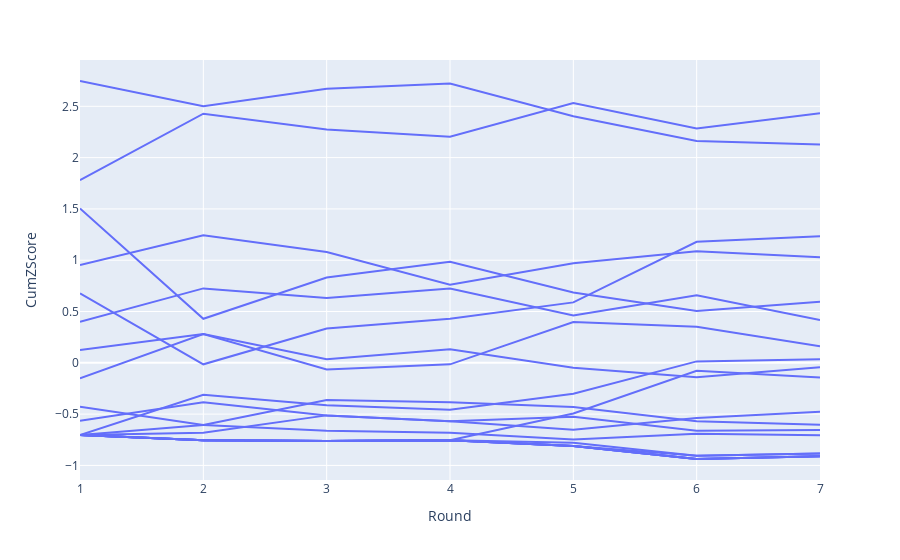

The notebook cell saved with this chart:
### Code cell
px.line(x='Round', y='CumZScore', line_group='DriverID', data_frame=driver_score)

### Figure 1 — Plotly figure (JSON) as saved in the notebook; plotly's stock layout.template omitted (floating-point values rounded to 4 significant figures)
{"data": [{"hovertemplate": "DriverID=alonso<br>Round=%{x}<br>CumZScore=%{y}<extra></extra>", "legendgroup": "", "line": {"color": "#636efa", "dash": "solid"}, "mode": "lines", "name": "", "orientation": "v", "showlegend": false, "type": "scatter", "x": [1, 2, 3, 4, 5, 6, 7], "xaxis": "x", "y": [-0.7039, -0.6809, -0.5124, -0.5696, -0.6526, -0.5386, -0.476], "yaxis": "y"}, {"hovertemplate": "DriverID=bottas<br>Round=%{x}<br>CumZScore=%{y}<extra></extra>", "legendgroup": "", "line": {"color": "#636efa", "dash": "solid"}, "mode": "lines", "name": "", "orientation": "v", "showlegend": false, "type": "scatter", "x": [1, 2, 3, 4, 5, 6, 7], "xaxis": "x", "y": [1.504, 0.4293, 0.8308, 0.9838, 0.6845, 0.5048, 0.5959], "yaxis": "y"}, {"hovertemplate": "DriverID=gasly<br>Round=%{x}<br>CumZScore=%{y}<extra></extra>", "legendgroup": "", "line": {"color": "#636efa", "dash": "solid"}, "mode": "lines", "name": "", "orientation": "v", "showlegend": false, "type": "scatter", "x": [1, 2, 3, 4, 5, 6, 7], "xaxis": "x", "y": [-0.7039, -0.3108, -0.4129, -0.4586, -0.3024, 0.01381, 0.03445], "yaxis": "y"}, {"hovertemplate": "DriverID=giovinazzi<br>Round=%{x}<br>CumZScore=%{y}<extra></extra>", "legendgroup": "", "line": {"color": "#636efa", "dash": "solid"}, "mode": "lines", "name": "", "orientation": "v", "showlegend": false, "type": "scatter", "x": [1, 2, 3, 4, 5, 6, 7], "xaxis": "x", "y": [-0.7039, -0.7549, -0.7612, -0.7545, -0.78, -0.9069, -0.8843], "yaxis": "y"}, {"hovertemplate": "DriverID=hamilton<br>Round=%{x}<br>CumZScore=%{y}<extra></extra>", "legendgroup": "", "line": {"color": "#636efa", "dash": "solid"}, "mode": "lines", "name": "", "orientation": "v", "showlegend": false, "type": "scatter", "x": [1, 2, 3, 4, 5, 6, 7], "xaxis": "x", "y": [2.747, 2.502, 2.672, 2.722, 2.404, 2.162, 2.127], "yaxis": "y"}, {"hovertemplate": "DriverID=latifi<br>Round=%{x}<br>CumZScore=%{y}<extra></extra>", "legendgroup": "", "line": {"color": "#636efa", "dash": "solid"}, "mode": "lines", "name": "", "orientation": "v", "showlegend": false, "type": "scatter", "x": [1, 2, 3, 4, 5, 6, 7], "xaxis": "x", "y": [-0.7039, -0.7549, -0.7612, -0.7545, -0.8118, -0.9376, -0.9098], "yaxis": "y"}, {"hovertemplate": "DriverID=leclerc<br>Round=%{x}<br>CumZScore=%{y}<extra></extra>", "legendgroup": "", "line": {"color": "#636efa", "dash": "solid"}, "mode": "lines", "name": "", "orientation": "v", "showlegend": false, "type": "scatter", "x": [1, 2, 3, 4, 5, 6, 7], "xaxis": "x", "y": [0.4003, 0.7253, 0.6318, 0.7249, 0.4616, 0.6583, 0.4173], "yaxis": "y"}, {"hovertemplate": "DriverID=max_verstappen<br>Round=%{x}<br>CumZScore=%{y}<extra></extra>", "legendgroup": "", "line": {"color": "#636efa", "dash": "solid"}, "mode": "lines", "name": "", "orientation": "v", "showlegend": false, "type": "scatter", "x": [1, 2, 3, 4, 5, 6, 7], "xaxis": "x", "y": [1.781, 2.428, 2.274, 2.204, 2.531, 2.285, 2.433], "yaxis": "y"}, {"hovertemplate": "DriverID=mazepin<br>Round=%{x}<br>CumZScore=%{y}<extra></extra>", "legendgroup": "", "line": {"color": "#636efa", "dash": "solid"}, "mode": "lines", "name": "", "orientation": "v", "showlegend": false, "type": "scatter", "x": [1, 2, 3, 4, 5, 6, 7], "xaxis": "x", "y": [-0.7039, -0.7549, -0.7612, -0.7545, -0.8118, -0.9376, -0.9098], "yaxis": "y"}, {"hovertemplate": "DriverID=mick_schumacher<br>Round=%{x}<br>CumZScore=%{y}<extra></extra>", "legendgroup": "", "line": {"color": "#636efa", "dash": "solid"}, "mode": "lines", "name": "", "orientation": "v", "showlegend": false, "type": "scatter", "x": [1, 2, 3, 4, 5, 6, 7], "xaxis": "x", "y": [-0.7039, -0.7549, -0.7612, -0.7545, -0.8118, -0.9376, -0.9098], "yaxis": "y"}, {"hovertemplate": "DriverID=norris<br>Round=%{x}<br>CumZScore=%{y}<extra></extra>", "legendgroup": "", "line": {"color": "#636efa", "dash": "solid"}, "mode": "lines", "name": "", "orientation": "v", "showlegend": false, "type": "scatter", "x": [1, 2, 3, 4, 5, 6, 7], "xaxis": "x", "y": [0.9524, 1.243, 1.08, 0.7619, 0.971, 1.088, 1.03], "yaxis": "y"}, {"hovertemplate": "DriverID=ocon<br>Round=%{x}<br>CumZScore=%{y}<extra></extra>", "legendgroup": "", "line": {"color": "#636efa", "dash": "solid"}, "mode": "lines", "name": "", "orientation": "v", "showlegend": false, "type": "scatter", "x": [1, 2, 3, 4, 5, 6, 7], "xaxis": "x", "y": [-0.7039, -0.6069, -0.3632, -0.3846, -0.4298, -0.5693, -0.6036], "yaxis": "y"}, {"hovertemplate": "DriverID=perez<br>Round=%{x}<br>CumZScore=%{y}<extra></extra>", "legendgroup": "", "line": {"color": "#636efa", "dash": "solid"}, "mode": "lines", "name": "", "orientation": "v", "showlegend": false, "type": "scatter", "x": [1, 2, 3, 4, 5, 6, 7], "xaxis": "x", "y": [0.6763, -0.0148, 0.3333, 0.429, 0.589, 1.18, 1.234], "yaxis": "y"}, {"hovertemplate": "DriverID=raikkonen<br>Round=%{x}<br>CumZScore=%{y}<extra></extra>", "legendgroup": "", "line": {"color": "#636efa", "dash": "solid"}, "mode": "lines", "name": "", "orientation": "v", "showlegend": false, "type": "scatter", "x": [1, 2, 3, 4, 5, 6, 7], "xaxis": "x", "y": [-0.7039, -0.7549, -0.7612, -0.7545, -0.8118, -0.9069, -0.8843], "yaxis": "y"}, {"hovertemplate": "DriverID=ricciardo<br>Round=%{x}<br>CumZScore=%{y}<extra></extra>", "legendgroup": "", "line": {"color": "#636efa", "dash": "solid"}, "mode": "lines", "name": "", "orientation": "v", "showlegend": false, "type": "scatter", "x": [1, 2, 3, 4, 5, 6, 7], "xaxis": "x", "y": [0.1242, 0.2812, 0.03483, 0.1331, -0.04775, -0.1396, -0.04211], "yaxis": "y"}, {"hovertemplate": "DriverID=russell<br>Round=%{x}<br>CumZScore=%{y}<extra></extra>", "legendgroup": "", "line": {"color": "#636efa", "dash": "solid"}, "mode": "lines", "name": "", "orientation": "v", "showlegend": false, "type": "scatter", "x": [1, 2, 3, 4, 5, 6, 7], "xaxis": "x", "y": [-0.7039, -0.7549, -0.7612, -0.7545, -0.8118, -0.9376, -0.9098], "yaxis": "y"}, {"hovertemplate": "DriverID=sainz<br>Round=%{x}<br>CumZScore=%{y}<extra></extra>", "legendgroup": "", "line": {"color": "#636efa", "dash": "solid"}, "mode": "lines", "name": "", "orientation": "v", "showlegend": false, "type": "scatter", "x": [1, 2, 3, 4, 5, 6, 7], "xaxis": "x", "y": [-0.1518, 0.2812, -0.06468, -0.01479, 0.3979, 0.3514, 0.1621], "yaxis": "y"}, {"hovertemplate": "DriverID=stroll<br>Round=%{x}<br>CumZScore=%{y}<extra></extra>", "legendgroup": "", "line": {"color": "#636efa", "dash": "solid"}, "mode": "lines", "name": "", "orientation": "v", "showlegend": false, "type": "scatter", "x": [1, 2, 3, 4, 5, 6, 7], "xaxis": "x", "y": [-0.5659, -0.3849, -0.5124, -0.5696, -0.5253, -0.6614, -0.6546], "yaxis": "y"}, {"hovertemplate": "DriverID=tsunoda<br>Round=%{x}<br>CumZScore=%{y}<extra></extra>", "legendgroup": "", "line": {"color": "#636efa", "dash": "solid"}, "mode": "lines", "name": "", "orientation": "v", "showlegend": false, "type": "scatter", "x": [1, 2, 3, 4, 5, 6, 7], "xaxis": "x", "y": [-0.4279, -0.6069, -0.6617, -0.6805, -0.7481, -0.692, -0.7056], "yaxis": "y"}, {"hovertemplate": "DriverID=vettel<br>Round=%{x}<br>CumZScore=%{y}<extra></extra>", "legendgroup": "", "line": {"color": "#636efa", "dash": "solid"}, "mode": "lines", "name": "", "orientation": "v", "showlegend": false, "type": "scatter", "x": [1, 2, 3, 4, 5, 6, 7], "xaxis": "x", "y": [-0.7039, -0.7549, -0.7612, -0.7545, -0.4935, -0.07826, -0.1442], "yaxis": "y"}], "layout": {"legend": {"tracegroupgap": 0}, "margin": {"t": 60}, "xaxis": {"anchor": "y", "domain": [0, 1], "title": {"text": "Round"}}, "yaxis": {"anchor": "x", "domain": [0, 1], "title": {"text": "CumZScore"}}}}
